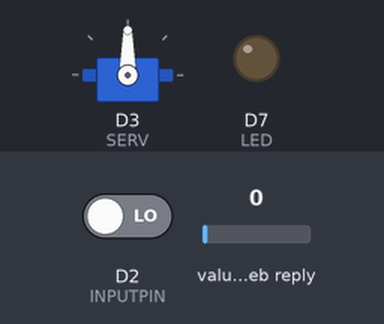
Recording of a sketch running on a simulated ESP8266 (NodeMCU). Parts: servo, output pins drawn as LEDs (lit = HIGH). Inputs (shaded band) come from the test bench; at power-on: D2 (INPUTPIN) LOW, value in the web reply 0. WiFi joins after 1.5 s; servers stay silent unless stated; web services answer with replies made up by the test bench; what the sketch prints to the serial monitor is not drawn.

Above: at 1.6 s.
Timing chart, 0 to 3.3 s (numbered marks = the images above):
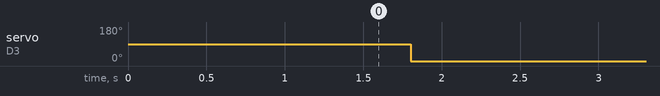

Measured:
- by itself, servo on D3 (SERV): 90° → 0° at 1.8 s

The sketch:

Thingspeak_with_WebPage.ino
```cpp
#include "ThingSpeak.h"
#include <ESP8266WiFi.h>
#include <Servo.h>

Servo servo_test;
int angle = 0;

#define LED D7
#define INPUTPIN D2
#define SERV D3

char ssid[] = "trixtear";          //  your network SSID (name)
char pass[] = "rafi456987";   // your network password

int status = WL_IDLE_STATUS;
WiFiClient  client;
int readValue; // variable to save channel field reading

unsigned long myChannelNumber = 752868; // modify this with your own Channel Number
const char * myReadAPIKey = "ZJZYTBZ785Q4DPEG";

void setup() {
  Serial.begin(115200); // for debugging reasons
  Serial.println("START");
  WiFi.begin(ssid, pass);
  while ((!(WiFi.status() == WL_CONNECTED))) {
    delay(300);
    Serial.print("..");
  }
  Serial.println("CONNECTION SUCCESS!!");
  ThingSpeak.begin(client);
  pinMode(LED, OUTPUT);
  servo_test.attach(SERV);
}

void loop() {
  // Read the latest value from field 1 of your channel
  readValue = ThingSpeak.readIntField(myChannelNumber, 1, myReadAPIKey);
  int  val = digitalRead(INPUTPIN);  // read input value

  if ( readValue == 1) {


    Serial.print("value ");
    Serial.println(val);

    if (val == HIGH) {            // check if the input is HIGH
      digitalWrite(LED, HIGH);  // turn LED ON

    } else {
      digitalWrite(LED, LOW); // turn LED OFF
      Serial.println("Gerakan Berhenti");
      // We only want to print on the output change, not state
    }

    servo_test.write(180);
  } else {


    servo_test.write(0);
    digitalWrite(LED, LOW);
    val = LOW;
  }

}
```
